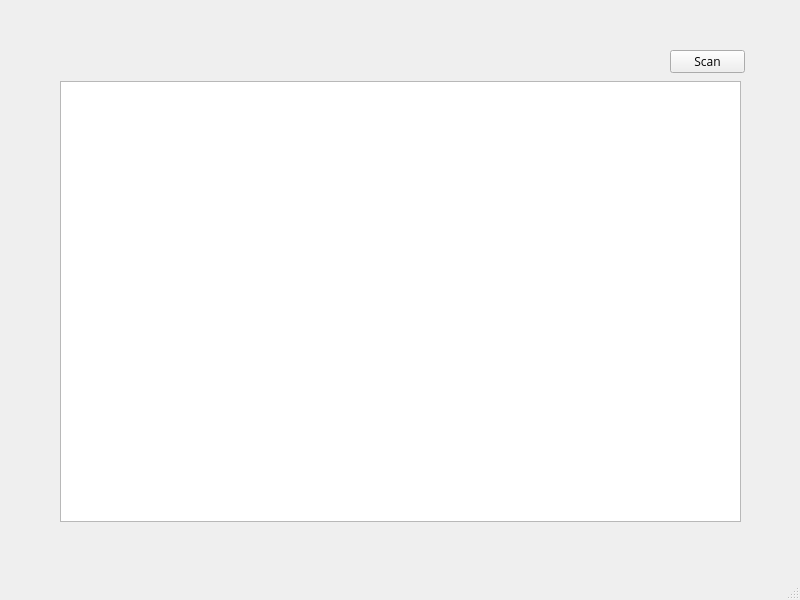
<?xml version="1.0" encoding="UTF-8"?>
<ui version="4.0">
 <class>MainWindow</class>
 <widget class="QMainWindow" name="MainWindow">
  <property name="geometry">
   <rect>
    <x>0</x>
    <y>0</y>
    <width>800</width>
    <height>600</height>
   </rect>
  </property>
  <property name="windowTitle">
   <string>MainWindow</string>
  </property>
  <widget class="QWidget" name="centralwidget">
   <widget class="QPushButton" name="scanButton">
    <property name="geometry">
     <rect>
      <x>670</x>
      <y>50</y>
      <width>75</width>
      <height>23</height>
     </rect>
    </property>
    <property name="font">
     <font>
      <family>Open Sans</family>
     </font>
    </property>
    <property name="text">
     <string>Scan</string>
    </property>
   </widget>
   <widget class="QListView" name="listView">
    <property name="geometry">
     <rect>
      <x>60</x>
      <y>81</y>
      <width>681</width>
      <height>441</height>
     </rect>
    </property>
   </widget>
  </widget>
  <widget class="QMenuBar" name="menubar">
   <property name="geometry">
    <rect>
     <x>0</x>
     <y>0</y>
     <width>800</width>
     <height>21</height>
    </rect>
   </property>
  </widget>
  <widget class="QStatusBar" name="statusbar"/>
 </widget>
 <resources/>
 <connections/>
</ui>
